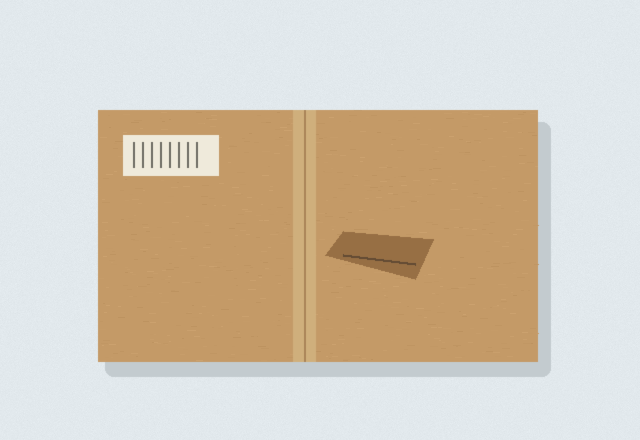
#> input picture data/images/development_00.png, 640 x 440 px
$ python detector.py ../data/images/development_00.png
#> lines starting #> are read from the running program, lines starting #| are printed output that depends on the picture; after the words box and inside, x2 and y2 are one past the last pixel; in counts of white or black regions, pixels touching at a corner belong together
#> further down, image is the input picture: PIL image 640x440 RGB; mean R, G, B 212.9, 201.3, 184.3
"""Handwritten color and geometry baseline. Reads pixels only, never annotations."""
import argparse
import json
from collections import deque
from pathlib import Path
import numpy as np
from PIL import Image, ImageFilter

VERSION='color-geometry-v1'

def components(mask):
    seen=np.zeros(mask.shape,dtype=bool)
    for y,x in zip(*np.where(mask)):
        if seen[y,x]: continue
        todo=deque([(y,x)]); seen[y,x]=True; pixels=[]
        while todo:
            yy,xx=todo.popleft(); pixels.append((yy,xx))
            for ny,nx in [(yy-1,xx),(yy+1,xx),(yy,xx-1),(yy,xx+1)]:
                if 0<=ny<mask.shape[0] and 0<=nx<mask.shape[1] and mask[ny,nx] and not seen[ny,nx]:
                    seen[ny,nx]=True; todo.append((ny,nx))
        if len(pixels)>=28: yield np.array(pixels)

def detect(image):
    image=image.convert('RGB')
    width,height=image.size
#> width = 640; height = 440
    # Scale-independent processing; minimum useful input is 80 pixels wide.
    if width<80 or height<80: return []
    scale=320/width; small=image.resize((320,max(1,round(height*scale))))
#> after `scale = 320 / width`: scale = 0.5
    a=np.asarray(small).astype(float)
    r,g,b=a[:,:,0],a[:,:,1],a[:,:,2]
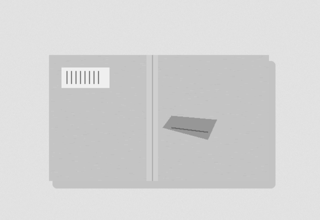
#> r: shape (220, 320) float64; min 107, max 243, mean 212.9
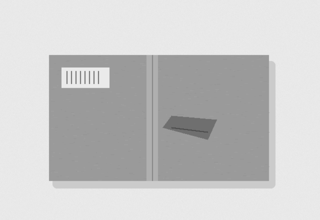
#> g: shape (220, 320) float64; min 81, max 240, mean 201.4
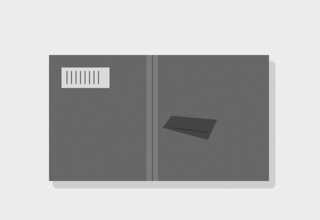
#> b: shape (220, 320) float64; min 54, max 240, mean 184.3
    cardboard=(r-g>22)&(g-b>23)&(r>130)
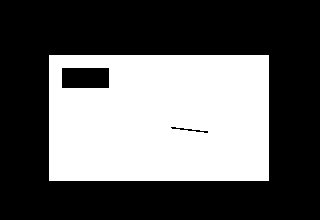
#> cardboard: shape (220, 320) bool; 38% white; 1 white region, box (x1, y1, x2, y2) and area: (49, 55, 269, 181) 26723
    yy,xx=np.where(cardboard)
    if len(xx)<500: return []
    left,right,top,bottom=int(xx.min()),int(xx.max()),int(yy.min()),int(yy.max())
#> left = 49; right = 268; top = 55; bottom = 180
    base=np.median(a[cardboard],axis=0)
#> base = [196, 154, 103]
    roi=np.zeros(cardboard.shape,dtype=bool)
    roi[max(0,top-16):bottom+1,left:right+1]=True
    # Dark marks on tan material. Closing connects creases and irregular holes.
    dark=(r<base[0]-18)&(g<base[1]-19)&(b<base[2]-12)&roi
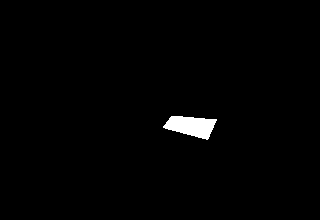
#> dark: shape (220, 320) bool; 1.2% white; 1 white region, box (x1, y1, x2, y2) and area: (163, 116, 217, 140) 824
    mask=np.asarray(Image.fromarray(dark.astype('uint8')*255).filter(ImageFilter.MaxFilter(5)).filter(ImageFilter.MinFilter(5)))>0
    out=[]
    for pixels in components(mask):
        ys,xs=pixels[:,0],pixels[:,1]
        x0,x1,y0,y1=int(xs.min()),int(xs.max()+1),int(ys.min()),int(ys.max()+1)
        bw,bh=x1-x0,y1-y0
        if bw<10 or bh<7: continue
        mean=np.median(a[ys,xs],axis=0)
        if y0<top+9 and bw>35: label='open_flap'
        elif x1>right-5 and y1>bottom-5: label='crushed_corner'
        elif mean[0]<85: label='tear_puncture'
        elif (base[1]-mean[1])-(base[0]-mean[0])>4: label='water_stain'
        else: label='dent_crush'
        out.append({'label':label,'box':[round(x0/scale),round(y0/scale),min(width,round(x1/scale)),min(height,round(y1/scale))],
                    'score':0.65})
#> this loop made 1 pass
#> (x0, x1, y0, y1, bw, bh, mean, label) on pass 1: (163, 217, 116, 140, 54, 24, [151, 111, 68], 'dent_crush')
#> after the loop, out = 1 item
    return out

if __name__=='__main__':
    p=argparse.ArgumentParser(); p.add_argument('image',type=Path); args=p.parse_args()
    with Image.open(args.image) as image: print(json.dumps(detect(image),indent=2))
#| [
#|   {
#|     "label": "dent_crush",
#|     "box": [
#|       326,
#|       232,
#|       434,
#|       280
#|     ],
#|     "score": 0.65
#|   }
#| ]

$ run again, on data/images/development_02.png
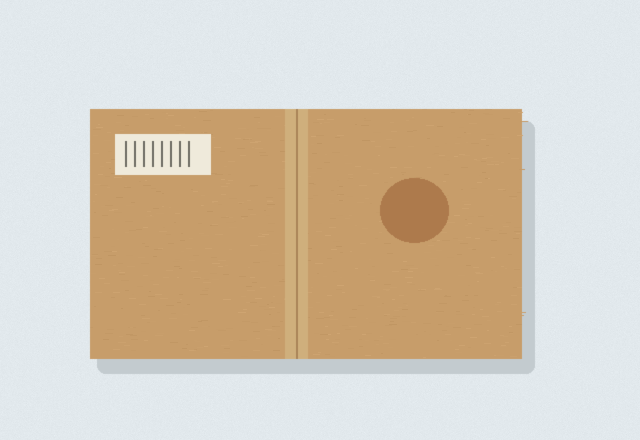
#> input picture data/images/development_02.png, 640 x 440 px
#> image is the input picture: PIL image 640x440 RGB; mean R, G, B 214.4, 203.3, 186.8
#> in detect, `cardboard=(r-g>22)&(g-b>23)&(r>130)`:
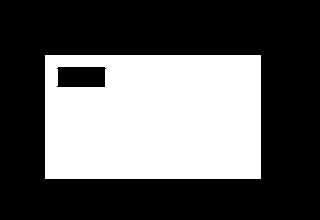
#> cardboard: shape (220, 320) bool; 36.7% white; 1 white region, box (x1, y1, x2, y2) and area: (45, 55, 261, 179) 25841
#> left = 45; right = 260; top = 55; bottom = 178
#> base = [199, 157, 106]
#> in detect, `dark=(r<base[0]-18)&(g<base[1]-19)&(b<base[2]-12)&roi`:
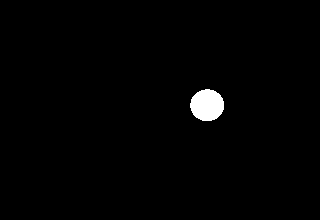
#> dark: shape (220, 320) bool; 1.2% white; 1 white region, box (x1, y1, x2, y2) and area: (190, 89, 224, 121) 851
#> the loop in detect, `for pixels in components(mask):` made 1 pass
#> (x0, x1, y0, y1, bw, bh, mean, label) on pass 1: (190, 224, 89, 121, 34, 32, [173, 122, 76], 'water_stain')
#> after the loop in detect, `for pixels in components(mask):`: out = 1 item
#| [
#|   {
#|     "label": "water_stain",
#|     "box": [
#|       380,
#|       178,
#> (further printed lines are left out)
